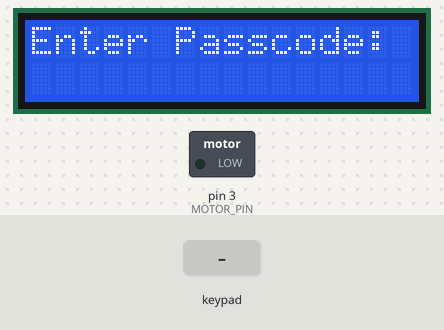
This sketch was run on a simulated Arduino Uno, built with avr-gcc and run on an emulated ATmega328P. On the bench: 16×2 character LCD, switched loads named in the sketch (green lamp = pin HIGH). Inputs (shaded band) come from the test bench. The modem accepts every AT command (registered, SIM ready, sends succeed) and sends nothing else; what the sketch prints to the serial monitor is not drawn.

Above: at 3.2 s.
3.3 s: keypad keys 1 2 3 4 # pressed 0.4 s apart
At 5.7 s:
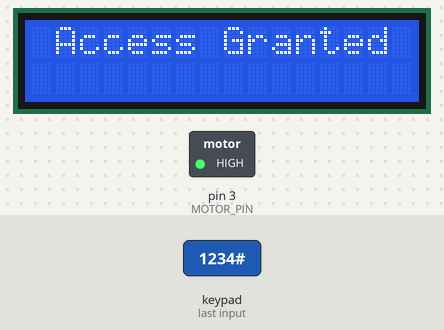
7.4 s: key '#' pressed
At 7.7 s:
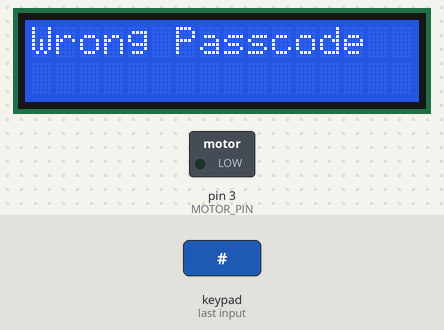
9.9 s: key '2' pressed
At 10.7 s:
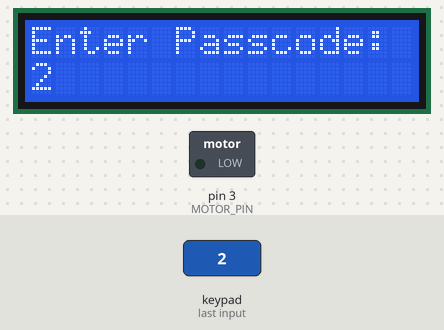
11.4 s: keypad keys 1 2 3 4 pressed 0.4 s apart
At 13.9 s:
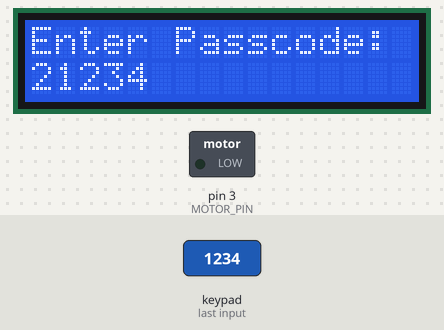
Timing chart, 0 to 15.4 s (numbered marks = the images above; inputs shaded):
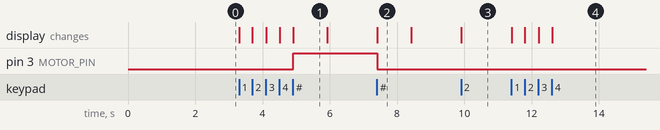

The sketch:

vehicle_detection.ino
```cpp
#include <LiquidCrystal.h>
#include <Keypad.h>
#include <SoftwareSerial.h>

// Define LCD pins
LiquidCrystal lcd(12, 11, 5, 9, 4, 2);

// Define GSM pins
SoftwareSerial SIM900(7, 8); // RX, TX

// Define keypad settings
const byte ROWS = 4;
const byte COLS = 3;
char keys[ROWS][COLS] = {
  {'1', '2', '3'},
  {'4', '5', '6'},
  {'7', '8', '9'},
  {'*', '0', '#'}
};
byte rowPins[ROWS] = {A3, A4, 10, 13};
byte colPins[COLS] = {A0, A1, A2};
Keypad keypad = Keypad(makeKeymap(keys), rowPins, colPins, ROWS, COLS);

// Define motor pin
#define MOTOR_PIN 3

// System variables
const String password = "1234"; // Set the correct password
int attempts = 0;
const int maxAttempts = 3;
bool motorLocked = false;

void setup() {
  // Initialize LCD
  lcd.begin(16, 2);
  lcd.print("Enter Passcode:");

  // Initialize GSM
 Serial.begin(9600);    // Communication with PC
  SIM900.begin(9600);    // Communication with GSM module

  Serial.println("Initializing GSM module...");
  delay(1000);           // Give time for GSM to initialize

  // Check if the module responds


  SIM900.println("AT");
  delay(1000);
  if (SIM900.available()) {
    Serial.println("GSM module connected!");
  } else {
    Serial.println("GSM module not responding.");
    while (1); // Stop if GSM is not connected
  }

  // Initialize motor
  pinMode(MOTOR_PIN, OUTPUT);
  digitalWrite(MOTOR_PIN, LOW); // Motor OFF by default

  Serial.println("System Ready");
}

void loop() {
  if (motorLocked) {
    return; // Motor is permanently locked
  }

  char key = keypad.getKey();

  if (key) {
    static String enteredPassword = "";

    if (key == '#') {
      if (enteredPassword == password) {
        lcd.clear();
        lcd.print(" Access Granted ");
        digitalWrite(MOTOR_PIN, HIGH); // Motor ON
        attempts = 0; // Reset attempts
        delay(1000);
        lcd.clear();
        lcd.print("Enter Passcode:");
      } else {
        attempts++;
        lcd.clear();
        lcd.print("Wrong Passcode");
        digitalWrite(MOTOR_PIN, LOW); // Motor OFF
        delay(1000);
        lcd.clear();
        lcd.print("Enter Passcode:");
        if (attempts >= maxAttempts) {
          lockMotor();
        }
      }


      enteredPassword = ""; // Clear entered passcode
    } else if (key == '*') {
      enteredPassword = ""; // Clear input
      lcd.clear();
      lcd.print("Enter Passcode:");
    } else {
      enteredPassword += key;
      lcd.setCursor(0, 1);
      lcd.print(enteredPassword);
    }
  }
}

void lockMotor() {
  motorLocked = true;
  digitalWrite(MOTOR_PIN, LOW); // Turn motor OFF
  lcd.clear();
  lcd.print("Motor Locked");
  sendSMS("ALERT! Vehicle Theft Detected. Motor Locked.");
}

void sendSMS(String message) {
 Serial.println("Sending SMS...");
  SIM900.println("AT+CMGS=\"+919353290688\""); // Replace with the recipient's phone number
   // Wait for the prompt (>)
  delay(1000);
  SIM900.print(message); // Message content
  delay(1000);

  SIM900.write(26); // Send Ctrl+Z to complete the SMS
  delay(1000);      // Wait for SMS to be sent

  Serial.println("SMS Sent!");
  while (1); // Stop after sending the SMS
}
```

Measured:
- after the input at 3.3 s, pin 3 (MOTOR_PIN): LOW → HIGH after 1.6 s; the display: first changes at once (image 1 shows a later state)
- after the input at 7.4 s, pin 3 (MOTOR_PIN): HIGH → LOW at once; the display: changes at once (image 2)
- after the input at 9.9 s, the display: changes at once (image 3)
- after the input at 11.4 s, the display: first changes at once (image 4 shows a later state)
- what the display in image 1 shows lasts 1.0 s, from 4.9 s to 5.9 s
